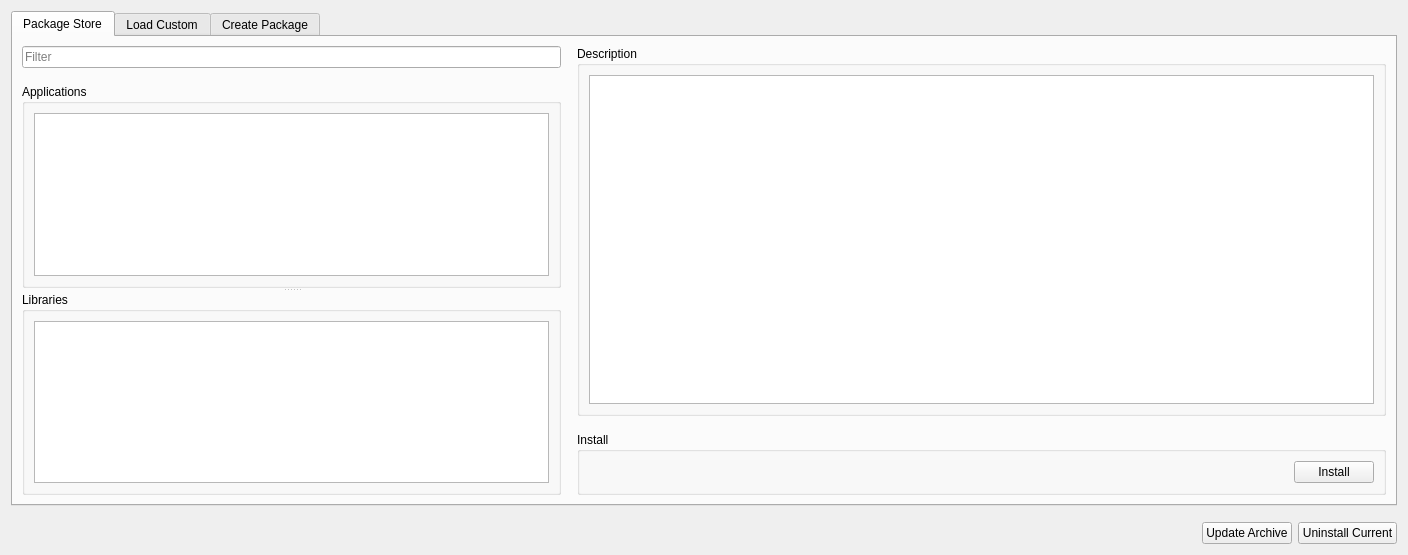
<?xml version="1.0" encoding="UTF-8"?>
<ui version="4.0">
 <class>PageVescPackage</class>
 <widget class="QWidget" name="PageVescPackage">
  <property name="geometry">
   <rect>
    <x>0</x>
    <y>0</y>
    <width>1408</width>
    <height>555</height>
   </rect>
  </property>
  <property name="sizePolicy">
   <sizepolicy hsizetype="Preferred" vsizetype="MinimumExpanding">
    <horstretch>0</horstretch>
    <verstretch>0</verstretch>
   </sizepolicy>
  </property>
  <property name="windowTitle">
   <string>Form</string>
  </property>
  <layout class="QVBoxLayout" name="verticalLayout">
   <item>
    <widget class="QTabWidget" name="tabWidget">
     <property name="enabled">
      <bool>true</bool>
     </property>
     <property name="currentIndex">
      <number>0</number>
     </property>
     <widget class="QWidget" name="tab_3">
      <attribute name="title">
       <string>Package Store</string>
      </attribute>
      <layout class="QHBoxLayout" name="horizontalLayout_8" stretch="2,3">
       <property name="spacing">
        <number>16</number>
       </property>
       <item>
        <layout class="QVBoxLayout" name="verticalLayout_7">
         <item>
          <layout class="QHBoxLayout" name="horizontalLayout_6">
           <item>
            <widget class="QLineEdit" name="filterEdit">
             <property name="placeholderText">
              <string>Filter</string>
             </property>
             <property name="sizePolicy">
              <sizepolicy hsizetype="MinimumExpanding" vsizetype="Fixed">
               <horstretch>0</horstretch>
               <verstretch>0</verstretch>
              </sizepolicy>
             </property>
            </widget>
           </item>
          </layout>
         </item>
         <item>
          <widget class="QSplitter" name="splitter">
           <property name="orientation">
            <enum>Qt::Orientation::Vertical</enum>
           </property>
           <widget class="QGroupBox" name="applicationBox">
            <property name="title">
             <string>Applications</string>
            </property>
            <property name="flat">
             <bool>true</bool>
            </property>
            <layout class="QVBoxLayout" name="verticalLayout_5">
             <item>
              <widget class="QListWidget" name="applicationList">
               <property name="minimumSize">
                <size>
                 <width>0</width>
                 <height>0</height>
                </size>
               </property>
               <property name="editTriggers">
                <set>QAbstractItemView::EditTrigger::NoEditTriggers</set>
               </property>
              </widget>
             </item>
            </layout>
           </widget>
           <widget class="QGroupBox" name="libraryBox">
            <property name="title">
             <string>Libraries</string>
            </property>
            <property name="flat">
             <bool>true</bool>
            </property>
            <layout class="QVBoxLayout" name="verticalLayout_6">
             <item>
              <widget class="QListWidget" name="libraryList">
               <property name="editTriggers">
                <set>QAbstractItemView::EditTrigger::NoEditTriggers</set>
               </property>
              </widget>
             </item>
            </layout>
           </widget>
          </widget>
         </item>
        </layout>
       </item>
       <item>
        <layout class="QVBoxLayout" name="verticalLayout_4">
         <item>
          <widget class="QGroupBox" name="storeBox">
           <property name="title">
            <string>Description</string>
           </property>
           <property name="flat">
            <bool>true</bool>
           </property>
           <layout class="QVBoxLayout" name="verticalLayout_9">
            <item>
             <widget class="VTextBrowser" name="storeBrowser">
              <property name="doc" stdset="0">
               <bool>true</bool>
              </property>
              <property name="readOnly">
               <bool>true</bool>
              </property>
             </widget>
            </item>
           </layout>
          </widget>
         </item>
         <item>
          <widget class="QGroupBox" name="installBox">
           <property name="title">
            <string>Install</string>
           </property>
           <layout class="QHBoxLayout" name="horizontalLayout_9">
            <property name="spacing">
             <number>10</number>
            </property>
            <item>
             <widget class="QLabel" name="installIconLabel"/>
            </item>
            <item>
             <widget class="QLabel" name="installInfoLabel">
              <property name="wordWrap">
               <bool>true</bool>
              </property>
              <property name="muted" stdset="0">
               <bool>true</bool>
              </property>
              <property name="sizePolicy">
               <sizepolicy hsizetype="Expanding" vsizetype="Preferred">
                <horstretch>0</horstretch>
                <verstretch>0</verstretch>
               </sizepolicy>
              </property>
             </widget>
            </item>
            <item>
             <widget class="QPushButton" name="installButton">
              <property name="toolTip">
               <string>Uninstall current package and install the selected package to the connected VESC</string>
              </property>
              <property name="text">
               <string>Install</string>
              </property>
              <property name="primary" stdset="0">
               <bool>true</bool>
              </property>
             </widget>
            </item>
           </layout>
          </widget>
         </item>
        </layout>
       </item>
      </layout>
     </widget>
     <widget class="QWidget" name="tab">
      <attribute name="title">
       <string>Load Custom</string>
      </attribute>
      <layout class="QVBoxLayout" name="verticalLayout_3">
       <property name="spacing">
        <number>16</number>
       </property>
       <item>
        <widget class="QGroupBox" name="lispBox_3">
         <property name="title">
          <string>Load Package</string>
         </property>
         <layout class="QHBoxLayout" name="horizontalLayout_4">
          <item>
           <widget class="QLineEdit" name="loadEdit"/>
          </item>
          <item>
           <widget class="QPushButton" name="chooseLoadButton">
            <property name="sizePolicy">
             <sizepolicy hsizetype="Fixed" vsizetype="Fixed">
              <horstretch>0</horstretch>
              <verstretch>0</verstretch>
             </sizepolicy>
            </property>
            <property name="toolTip">
             <string>Choose file...</string>
            </property>
            <property name="text">
             <string/>
            </property>
            <property name="icon">
             <iconset resource="../res.qrc">
              <normaloff>:/res/icons/Open Folder-96.png</normaloff>:/res/icons/Open Folder-96.png</iconset>
            </property>
           </widget>
          </item>
          <item>
           <widget class="QPushButton" name="loadRefreshButton">
            <property name="text">
             <string/>
            </property>
            <property name="icon">
             <iconset resource="../res.qrc">
              <normaloff>:/res/icons/Refresh-96.png</normaloff>:/res/icons/Refresh-96.png</iconset>
            </property>
           </widget>
          </item>
          <item>
           <widget class="QPushButton" name="writeButton">
            <property name="toolTip">
             <string>Uninstall current package and install the selected package to the connected VESC</string>
            </property>
            <property name="text">
             <string>Install</string>
            </property>
            <property name="icon">
             <iconset resource="../res.qrc">
              <normaloff>:/res/icons/Download-96.png</normaloff>:/res/icons/Download-96.png</iconset>
            </property>
            <property name="primary" stdset="0">
             <bool>true</bool>
            </property>
           </widget>
          </item>
         </layout>
        </widget>
       </item>
       <item>
        <widget class="QGroupBox" name="loadDescriptionBox">
         <property name="title">
          <string>Description</string>
         </property>
         <property name="flat">
          <bool>true</bool>
         </property>
         <layout class="QVBoxLayout" name="verticalLayout_11">
          <item>
           <widget class="VTextBrowser" name="loadBrowser">
            <property name="doc" stdset="0">
             <bool>true</bool>
            </property>
           </widget>
          </item>
         </layout>
        </widget>
       </item>
      </layout>
     </widget>
     <widget class="QWidget" name="tab_2">
      <attribute name="title">
       <string>Create Package</string>
      </attribute>
      <layout class="QVBoxLayout" name="verticalLayout_2" stretch="0,1,0">
       <property name="spacing">
        <number>16</number>
       </property>
       <item>
        <layout class="QHBoxLayout" name="horizontalLayout_7">
         <item>
          <widget class="QGroupBox" name="lispBox">
           <property name="title">
            <string>LispBM</string>
           </property>
           <property name="checkable">
            <bool>true</bool>
           </property>
           <layout class="QHBoxLayout" name="horizontalLayout">
            <item>
             <widget class="QLineEdit" name="lispEdit"/>
            </item>
            <item>
             <widget class="QPushButton" name="chooseLispButton">
              <property name="sizePolicy">
               <sizepolicy hsizetype="Fixed" vsizetype="Fixed">
                <horstretch>0</horstretch>
                <verstretch>0</verstretch>
               </sizepolicy>
              </property>
              <property name="toolTip">
               <string>Choose file...</string>
              </property>
              <property name="text">
               <string/>
              </property>
              <property name="icon">
               <iconset resource="../res.qrc">
                <normaloff>:/res/icons/Open Folder-96.png</normaloff>:/res/icons/Open Folder-96.png</iconset>
              </property>
             </widget>
            </item>
           </layout>
          </widget>
         </item>
         <item>
          <widget class="QGroupBox" name="qmlBox">
           <property name="title">
            <string>Qml</string>
           </property>
           <property name="checkable">
            <bool>true</bool>
           </property>
           <layout class="QHBoxLayout" name="horizontalLayout_14">
            <item>
             <widget class="QLineEdit" name="qmlEdit"/>
            </item>
            <item>
             <widget class="QPushButton" name="chooseQmlButton">
              <property name="sizePolicy">
               <sizepolicy hsizetype="Fixed" vsizetype="Fixed">
                <horstretch>0</horstretch>
                <verstretch>0</verstretch>
               </sizepolicy>
              </property>
              <property name="toolTip">
               <string>Choose file...</string>
              </property>
              <property name="text">
               <string/>
              </property>
              <property name="icon">
               <iconset resource="../res.qrc">
                <normaloff>:/res/icons/Open Folder-96.png</normaloff>:/res/icons/Open Folder-96.png</iconset>
              </property>
             </widget>
            </item>
            <item>
             <widget class="QCheckBox" name="qmlFullscreenBox">
              <property name="text">
               <string>Fullscreen</string>
              </property>
             </widget>
            </item>
           </layout>
          </widget>
         </item>
        </layout>
       </item>
       <item>
        <widget class="QGroupBox" name="packageDescriptionBox">
         <property name="title">
          <string>Package Description</string>
         </property>
         <property name="flat">
          <bool>true</bool>
         </property>
         <layout class="QVBoxLayout" name="verticalLayout_17">
          <property name="leftMargin">
           <number>0</number>
          </property>
          <property name="topMargin">
           <number>0</number>
          </property>
          <property name="rightMargin">
           <number>0</number>
          </property>
          <property name="bottomMargin">
           <number>0</number>
          </property>
          <item>
           <layout class="QHBoxLayout" name="horizontalLayout_3">
            <item>
             <widget class="QLabel" name="label">
              <property name="text">
               <string>Package Name</string>
              </property>
             </widget>
            </item>
            <item>
             <widget class="QLineEdit" name="nameEdit"/>
            </item>
           </layout>
          </item>
          <item>
           <widget class="QSplitter" name="splitter_2">
            <property name="sizePolicy">
             <sizepolicy hsizetype="Expanding" vsizetype="MinimumExpanding">
              <horstretch>0</horstretch>
              <verstretch>0</verstretch>
             </sizepolicy>
            </property>
            <property name="orientation">
             <enum>Qt::Orientation::Horizontal</enum>
            </property>
            <widget class="QMarkdownTextEdit" name="descriptionEdit"/>
            <widget class="VTextBrowser" name="descriptionBrowser">
             <property name="doc" stdset="0">
              <bool>true</bool>
             </property>
            </widget>
           </widget>
          </item>
         </layout>
        </widget>
       </item>
       <item>
        <widget class="QGroupBox" name="lispBox_2">
         <property name="title">
          <string>Output</string>
         </property>
         <layout class="QHBoxLayout" name="horizontalLayout_2">
          <item>
           <widget class="QLineEdit" name="outputEdit"/>
          </item>
          <item>
           <widget class="QPushButton" name="outputRefreshButton">
            <property name="text">
             <string/>
            </property>
            <property name="icon">
             <iconset resource="../res.qrc">
              <normaloff>:/res/icons/Refresh-96.png</normaloff>:/res/icons/Refresh-96.png</iconset>
            </property>
           </widget>
          </item>
          <item>
           <widget class="QPushButton" name="chooseOutputButton">
            <property name="sizePolicy">
             <sizepolicy hsizetype="Fixed" vsizetype="Fixed">
              <horstretch>0</horstretch>
              <verstretch>0</verstretch>
             </sizepolicy>
            </property>
            <property name="toolTip">
             <string>Choose file...</string>
            </property>
            <property name="text">
             <string/>
            </property>
            <property name="icon">
             <iconset resource="../res.qrc">
              <normaloff>:/res/icons/Open Folder-96.png</normaloff>:/res/icons/Open Folder-96.png</iconset>
            </property>
           </widget>
          </item>
          <item>
           <widget class="QPushButton" name="saveButton">
            <property name="text">
             <string>Save Package</string>
            </property>
            <property name="icon">
             <iconset resource="../res.qrc">
              <normaloff>:/res/icons/Save-96.png</normaloff>:/res/icons/Save-96.png</iconset>
            </property>
            <property name="primary" stdset="0">
             <bool>true</bool>
            </property>
           </widget>
          </item>
         </layout>
        </widget>
       </item>
      </layout>
     </widget>
    </widget>
   </item>
   <item>
    <widget class="QFrame" name="widget3">
     <property name="bar" stdset="0">
      <bool>true</bool>
     </property>
     <layout class="QHBoxLayout" name="horizontalLayout_5">
      <property name="leftMargin">
       <number>0</number>
      </property>
      <property name="topMargin">
       <number>10</number>
      </property>
      <property name="rightMargin">
       <number>0</number>
      </property>
      <property name="bottomMargin">
       <number>0</number>
      </property>
      <item>
       <widget class="DisplayPercentage" name="displayDl" native="true">
        <property name="sizePolicy">
         <sizepolicy hsizetype="MinimumExpanding" vsizetype="Preferred">
          <horstretch>0</horstretch>
          <verstretch>0</verstretch>
         </sizepolicy>
        </property>
       </widget>
      </item>
      <item>
       <widget class="QPushButton" name="dlArchiveButton">
        <property name="text">
         <string>Update Archive</string>
        </property>
       </widget>
      </item>
      <item>
       <widget class="QPushButton" name="uninstallButton">
        <property name="text">
         <string>Uninstall Current</string>
        </property>
       </widget>
      </item>
     </layout>
    </widget>
   </item>
  </layout>
 </widget>
 <customwidgets>
  <customwidget>
   <class>VTextBrowser</class>
   <extends>QTextEdit</extends>
   <header>widgets/vtextbrowser.h</header>
  </customwidget>
  <customwidget>
   <class>DisplayPercentage</class>
   <extends>QWidget</extends>
   <header>widgets/displaypercentage.h</header>
   <container>1</container>
  </customwidget>
  <customwidget>
   <class>QMarkdownTextEdit</class>
   <extends>QPlainTextEdit</extends>
   <header>qmarkdowntextedit/qmarkdowntextedit.h</header>
  </customwidget>
 </customwidgets>
 <resources>
  <include location="../res.qrc"/>
 </resources>
 <connections/>
</ui>
